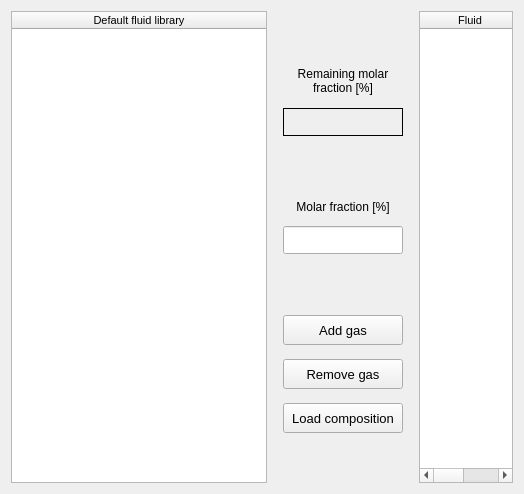
           <widget class="QFrame" name="frame_9">
            <property name="minimumSize">
             <size>
              <width>360</width>
              <height>240</height>
             </size>
            </property>
            <property name="frameShape">
             <enum>QFrame::NoFrame</enum>
            </property>
            <property name="frameShadow">
             <enum>QFrame::Raised</enum>
            </property>
            <layout class="QGridLayout" name="gridLayout_12">
             <item row="0" column="1">
              <widget class="QFrame" name="frame_middle">
               <property name="minimumSize">
                <size>
                 <width>140</width>
                 <height>0</height>
                </size>
               </property>
               <property name="maximumSize">
                <size>
                 <width>160</width>
                 <height>16777215</height>
                </size>
               </property>
               <property name="frameShape">
                <enum>QFrame::NoFrame</enum>
               </property>
               <property name="frameShadow">
                <enum>QFrame::Raised</enum>
               </property>
               <layout class="QGridLayout" name="gridLayout_5">
                <property name="leftMargin">
                 <number>0</number>
                </property>
                <property name="topMargin">
                 <number>0</number>
                </property>
                <property name="rightMargin">
                 <number>0</number>
                </property>
                <property name="bottomMargin">
                 <number>0</number>
                </property>
                <property name="spacing">
                 <number>0</number>
                </property>
                <item row="1" column="0">
                 <widget class="QFrame" name="frame_7">
                  <property name="frameShape">
                   <enum>QFrame::NoFrame</enum>
                  </property>
                  <property name="frameShadow">
                   <enum>QFrame::Raised</enum>
                  </property>
                  <layout class="QGridLayout" name="gridLayout_7">
                   <item row="0" column="0">
                    <widget class="QLabel" name="label_title_remaining_fraction">
                     <property name="minimumSize">
                      <size>
                       <width>120</width>
                       <height>42</height>
                      </size>
                     </property>
                     <property name="maximumSize">
                      <size>
                       <width>120</width>
                       <height>42</height>
                      </size>
                     </property>
                     <property name="text">
                      <string>Remaining molar fraction [%]</string>
                     </property>
                     <property name="alignment">
                      <set>Qt::AlignCenter</set>
                     </property>
                     <property name="wordWrap">
                      <bool>true</bool>
                     </property>
                    </widget>
                   </item>
                   <item row="1" column="0">
                    <widget class="QLabel" name="label_remaining_composition">
                     <property name="minimumSize">
                      <size>
                       <width>120</width>
                       <height>28</height>
                      </size>
                     </property>
                     <property name="maximumSize">
                      <size>
                       <width>120</width>
                       <height>28</height>
                      </size>
                     </property>
                     <property name="font">
                      <font>
                       <pointsize>10</pointsize>
                       <italic>false</italic>
                      </font>
                     </property>
                     <property name="styleSheet">
                      <string notr="true">QLineEdit{color: rgb(0, 0, 0); background-color: rgb(250, 250, 250)}
QLineEdit:disabled{color: rgb(100, 100, 100); background-color: rgb(240, 240, 240)}</string>
                     </property>
                     <property name="frameShape">
                      <enum>QFrame::Box</enum>
                     </property>
                     <property name="text">
                      <string/>
                     </property>
                     <property name="alignment">
                      <set>Qt::AlignCenter</set>
                     </property>
                     <property name="wordWrap">
                      <bool>true</bool>
                     </property>
                    </widget>
                   </item>
                  </layout>
                 </widget>
                </item>
                <item row="3" column="0">
                 <widget class="QFrame" name="frame_6">
                  <property name="frameShape">
                   <enum>QFrame::NoFrame</enum>
                  </property>
                  <property name="frameShadow">
                   <enum>QFrame::Raised</enum>
                  </property>
                  <layout class="QGridLayout" name="gridLayout_6">
                   <item row="0" column="0">
                    <widget class="QLabel" name="label_2">
                     <property name="minimumSize">
                      <size>
                       <width>120</width>
                       <height>26</height>
                      </size>
                     </property>
                     <property name="maximumSize">
                      <size>
                       <width>120</width>
                       <height>26</height>
                      </size>
                     </property>
                     <property name="text">
                      <string>Molar fraction [%]</string>
                     </property>
                     <property name="alignment">
                      <set>Qt::AlignCenter</set>
                     </property>
                    </widget>
                   </item>
                   <item row="1" column="0">
                    <widget class="QLineEdit" name="lineEdit_composition">
                     <property name="sizePolicy">
                      <sizepolicy hsizetype="Preferred" vsizetype="Preferred">
                       <horstretch>0</horstretch>
                       <verstretch>0</verstretch>
                      </sizepolicy>
                     </property>
                     <property name="minimumSize">
                      <size>
                       <width>120</width>
                       <height>28</height>
                      </size>
                     </property>
                     <property name="maximumSize">
                      <size>
                       <width>120</width>
                       <height>28</height>
                      </size>
                     </property>
                     <property name="alignment">
                      <set>Qt::AlignCenter</set>
                     </property>
                    </widget>
                   </item>
                  </layout>
                 </widget>
                </item>
                <item row="5" column="0">
                 <widget class="QFrame" name="frame_8">
                  <property name="minimumSize">
                   <size>
                    <width>0</width>
                    <height>140</height>
                   </size>
                  </property>
                  <property name="frameShape">
                   <enum>QFrame::NoFrame</enum>
                  </property>
                  <property name="frameShadow">
                   <enum>QFrame::Raised</enum>
                  </property>
                  <layout class="QGridLayout" name="gridLayout_8">
                   <property name="leftMargin">
                    <number>4</number>
                   </property>
                   <property name="topMargin">
                    <number>4</number>
                   </property>
                   <property name="rightMargin">
                    <number>4</number>
                   </property>
                   <property name="bottomMargin">
                    <number>0</number>
                   </property>
                   <property name="horizontalSpacing">
                    <number>4</number>
                   </property>
                   <property name="verticalSpacing">
                    <number>6</number>
                   </property>
                   <item row="0" column="0">
                    <widget class="QPushButton" name="pushButton_add_gas">
                     <property name="minimumSize">
                      <size>
                       <width>120</width>
                       <height>30</height>
                      </size>
                     </property>
                     <property name="maximumSize">
                      <size>
                       <width>120</width>
                       <height>30</height>
                      </size>
                     </property>
                     <property name="font">
                      <font>
                       <pointsize>10</pointsize>
                      </font>
                     </property>
                     <property name="styleSheet">
                      <string notr="true"/>
                     </property>
                     <property name="text">
                      <string>Add gas</string>
                     </property>
                    </widget>
                   </item>
                   <item row="1" column="0">
                    <widget class="QPushButton" name="pushButton_remove_gas">
                     <property name="minimumSize">
                      <size>
                       <width>120</width>
                       <height>30</height>
                      </size>
                     </property>
                     <property name="maximumSize">
                      <size>
                       <width>120</width>
                       <height>30</height>
                      </size>
                     </property>
                     <property name="font">
                      <font>
                       <pointsize>10</pointsize>
                      </font>
                     </property>
                     <property name="styleSheet">
                      <string notr="true"/>
                     </property>
                     <property name="text">
                      <string>Remove gas</string>
                     </property>
                    </widget>
                   </item>
                   <item row="2" column="0">
                    <widget class="QPushButton" name="pushButton_load_composition">
                     <property name="minimumSize">
                      <size>
                       <width>120</width>
                       <height>30</height>
                      </size>
                     </property>
                     <property name="maximumSize">
                      <size>
                       <width>120</width>
                       <height>30</height>
                      </size>
                     </property>
                     <property name="font">
                      <font>
                       <pointsize>10</pointsize>
                      </font>
                     </property>
                     <property name="styleSheet">
                      <string notr="true"/>
                     </property>
                     <property name="text">
                      <string>Load composition</string>
                     </property>
                    </widget>
                   </item>
                  </layout>
                 </widget>
                </item>
                <item row="0" column="0">
                 <spacer name="verticalSpacer">
                  <property name="orientation">
                   <enum>Qt::Vertical</enum>
                  </property>
                  <property name="sizeHint" stdset="0">
                   <size>
                    <width>20</width>
                    <height>40</height>
                   </size>
                  </property>
                 </spacer>
                </item>
                <item row="2" column="0">
                 <spacer name="verticalSpacer_2">
                  <property name="orientation">
                   <enum>Qt::Vertical</enum>
                  </property>
                  <property name="sizeHint" stdset="0">
                   <size>
                    <width>20</width>
                    <height>40</height>
                   </size>
                  </property>
                 </spacer>
                </item>
                <item row="4" column="0">
                 <spacer name="verticalSpacer_3">
                  <property name="orientation">
                   <enum>Qt::Vertical</enum>
                  </property>
                  <property name="sizeHint" stdset="0">
                   <size>
                    <width>20</width>
                    <height>40</height>
                   </size>
                  </property>
                 </spacer>
                </item>
                <item row="6" column="0">
                 <spacer name="verticalSpacer_4">
                  <property name="orientation">
                   <enum>Qt::Vertical</enum>
                  </property>
                  <property name="sizeHint" stdset="0">
                   <size>
                    <width>20</width>
                    <height>40</height>
                   </size>
                  </property>
                 </spacer>
                </item>
               </layout>
              </widget>
             </item>
             <item row="0" column="0">
              <widget class="QTreeWidget" name="treeWidget_reference_gases">
               <property name="font">
                <font>
                 <family>MS Shell Dlg 2</family>
                 <pointsize>8</pointsize>
                </font>
               </property>
               <property name="styleSheet">
                <string notr="true"/>
               </property>
               <property name="horizontalScrollBarPolicy">
                <enum>Qt::ScrollBarAsNeeded</enum>
               </property>
               <property name="sizeAdjustPolicy">
                <enum>QAbstractScrollArea::AdjustIgnored</enum>
               </property>
               <property name="indentation">
                <number>0</number>
               </property>
               <property name="wordWrap">
                <bool>true</bool>
               </property>
               <attribute name="headerCascadingSectionResizes">
                <bool>true</bool>
               </attribute>
               <attribute name="headerHighlightSections">
                <bool>true</bool>
               </attribute>
               <column>
                <property name="text">
                 <string>Default fluid library</string>
                </property>
                <property name="textAlignment">
                 <set>AlignCenter</set>
                </property>
               </column>
              </widget>
             </item>
             <item row="0" column="2">
              <widget class="QTreeWidget" name="treeWidget_new_gas">
               <property name="font">
                <font>
                 <family>MS Shell Dlg 2</family>
                 <pointsize>8</pointsize>
                </font>
               </property>
               <property name="sizeAdjustPolicy">
                <enum>QAbstractScrollArea::AdjustToContents</enum>
               </property>
               <property name="editTriggers">
                <set>QAbstractItemView::DoubleClicked|QAbstractItemView::EditKeyPressed|QAbstractItemView::SelectedClicked</set>
               </property>
               <property name="alternatingRowColors">
                <bool>true</bool>
               </property>
               <property name="selectionBehavior">
                <enum>QAbstractItemView::SelectRows</enum>
               </property>
               <property name="indentation">
                <number>0</number>
               </property>
               <column>
                <property name="text">
                 <string>Fluid</string>
                </property>
                <property name="textAlignment">
                 <set>AlignCenter</set>
                </property>
               </column>
               <column>
                <property name="text">
                 <string>Molar fraction [%]</string>
                </property>
                <property name="textAlignment">
                 <set>AlignCenter</set>
                </property>
               </column>
              </widget>
             </item>
            </layout>
           </widget>
